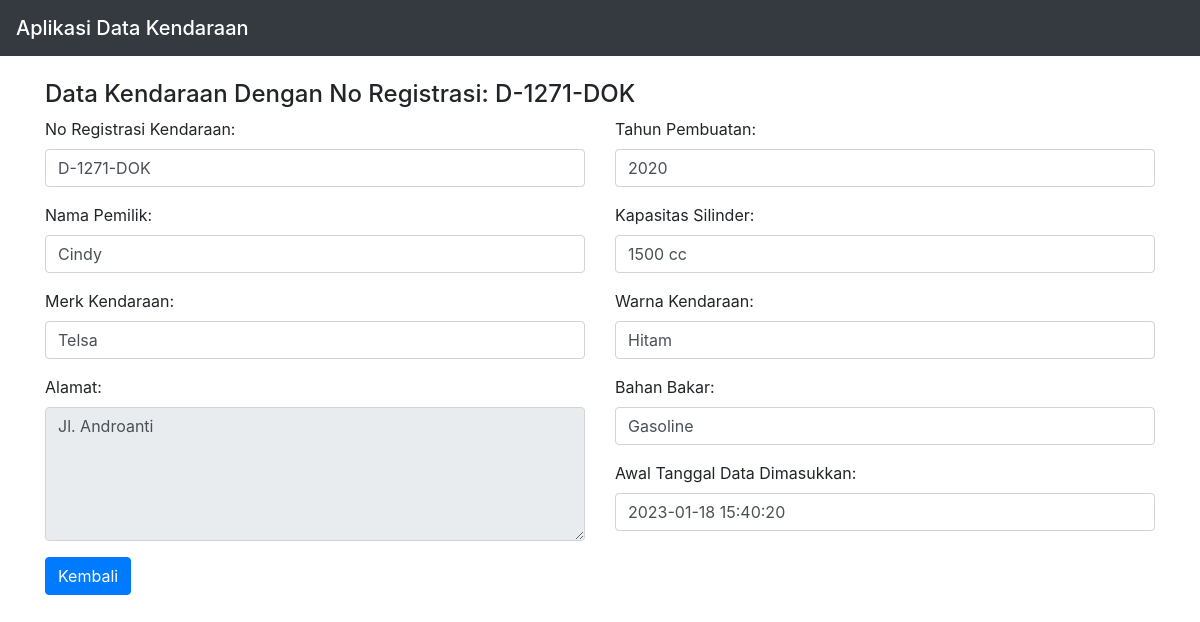
The page /detail_kendaraan.php?no_reg=D-1271-DOK on the database its author committed.
### tables this page shows
CREATE TABLE `kendaraan` (
  `no_reg` varchar(20) NOT NULL,
  `owner` varchar(50) NOT NULL,
  `address` text NOT NULL,
  `brand` varchar(50) NOT NULL,
  `year` int(4) NOT NULL,
  `cylinders` varchar(20) NOT NULL,
  `color` varchar(20) NOT NULL,
  `fuel` varchar(20) NOT NULL,
  `created_at` datetime NOT NULL DEFAULT current_timestamp()
);

### detail_kendaraan.php (the view, shortened to what this page needs)
<!DOCTYPE html>
<html>
<head>
<link rel="stylesheet" href="https://cdn.jsdelivr.net/npm/bootstrap@4.6.1/dist/css/bootstrap.min.css">
</head>
<body>
    <nav class="navbar navbar-dark bg-dark">
            <span class="navbar-brand mb-0 h1">Aplikasi Data Kendaraan</span>
    </nav>
<div class="container">
    <br>
    <h4>Data Kendaraan Dengan No Registrasi: <?php echo $_GET['no_reg']?></h4>
<?php
    include "connection.php";
    if (isset($_GET['no_reg'])) {
        $no_reg=htmlspecialchars($_GET["no_reg"]);
        $sql="SELECT * FROM kendaraan WHERE no_reg = '$no_reg'";
        $hasil=mysqli_fetch_array(mysqli_query($con,$sql));
        $no_reg= $hasil["no_reg"];
        $owner= $hasil["owner"];
        $address= $hasil["address"];
        $brand= $hasil["brand"];
        $year= $hasil["year"];
        $cylinders= $hasil["cylinders"];
        $color= $hasil["color"];
        $fuel= $hasil["fuel"];
        $created_at= $hasil["created_at"];
        }
?>
<div class="row">
            <div class="col-sm">
                <div class="form-group">
                    <label>No Registrasi Kendaraan:</label>
                    <div class="form-control"><?php echo $no_reg?></div>
                </div>
                <div class="form-group">
                    <label>Nama Pemilik:</label>
                    <div class="form-control"><?php echo $owner?></div>
                 </div>
                <div class="form-group">
                    <label>Merk Kendaraan:</label>
                    <div class="form-control"><?php echo $brand?></div>
                 </div>
                <div class="form-group">
                    <label>Alamat:</label>
                    <textarea class="form-control" rows="5" readonly><?php echo $address ?></textarea>
                 </div>
                <a href="index.php" class="btn btn-primary">Kembali</a>
            </div>
            <div class="col-sm">
                <div class="form-group">
                    <label>Tahun Pembuatan:</label>
                    <div class="form-control"><?php echo $year?></div>
                 </div>
                <div class="form-group">
                    <label>Kapasitas Silinder:</label>
                    <div class="form-control"><?php echo $cylinders?></div>
                 </div>
                <div class="form-group">
                    <label>Warna Kendaraan:</label>
                    <div class="form-control"><?php echo $color?></div>
                </div>
                <div class="form-group">
                    <label>Bahan Bakar:</label>
                    <div class="form-control"><?php echo $fuel?></div>
                 </div>
                <div class="form-group">
                    <label>Awal Tanggal Data Dimasukkan:</label>
                    <div class="form-control"><?php echo $created_at?></div>
                </div>
            </div>
        </div>
</div>
</body>
</html>

### rows shown on the page
kendaraan: no_reg "D-1271-DOK", owner "Cindy", brand "Telsa", address "Jl. Androanti", year "2020", cylinders "1500 cc", color "Hitam", fuel "Gasoline", created_at "2023-01-18 15:40:20"

### other values the page prints
$_GET['no_reg'] "D-1271-DOK"
